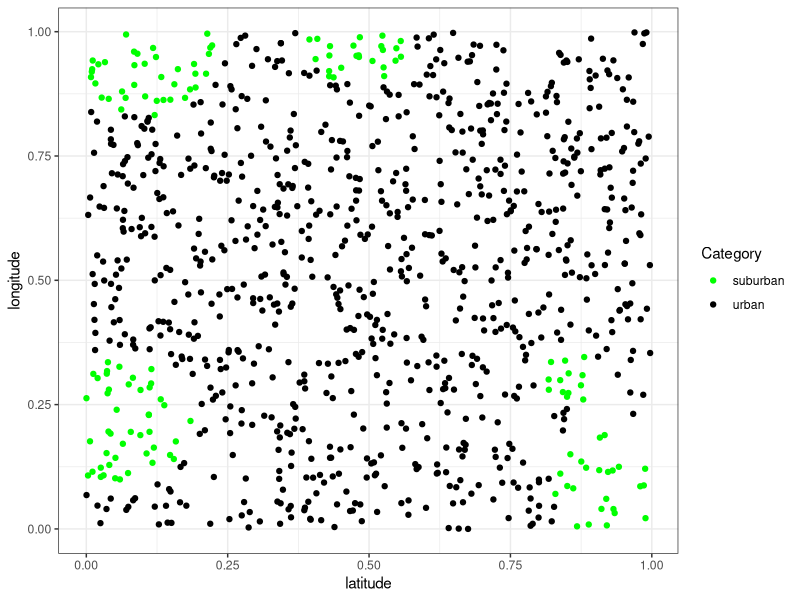

Write R code to recreate this figure.
genData = function(N, saveData=TRUE, savePlot=TRUE){
  #Generates random points in a map (e.g. location of houses for sale) and adds a label whether
  #the point is in an urban or in a suburban area. Location and size of suburban areas are also 
  #randomly generated.
  
  set.seed(78696)
  if (!require("ggplot2")) install.packages("ggplot2"); library(ggplot2)
  #Max value of latitude and longitude - defines size of the whole area
  latitude_max = 1
  longitude_max = 1
  #Number ofsuburban areas
  n = 5
  
  genAreas = function(latitude_max = 1, longitude_max = 1, center_size=0.4 , n = 5, ratio = 0.2) {
    #Generates the suburban areas' center and radius
    #input =  size of the whole area latitude, longitude, size of the center area, 
    #number of suburban areas, overall ratio of size of suburban area
    
    #center of the whole area
    center = c(latitude_max/2, longitude_max/2)
    #overall size of suburban area
    area = latitude_max * longitude_max *ratio
    #size and radius of suburbain areas
    areas = sort(runif(n,min=0, max=area))
    areas = sort(areas - c(0,areas[1:(n-1)]), decreasing=T)
    areas_r = (areas / pi)^(1/2)
    # location of suburban areas
    k=0
    #Initialize location matrix
    l = matrix(rep(NA,1*n),2,n)
    while (k<5) {
      l[1,k+1] = runif(1,min=0,max=latitude_max)
      l[2,k+1] = runif(1,min=0,max=longitude_max)
      #Check if suburban area center is outside the center of the city
      if ( (sum((l[,k+1] - center)^2))^(1/2) > center_size ) {
        #Check if suburban areas do not overlap each other
        distance = c()
        if (k!=0) {
          for (i in 1:k) {
            distance = c( distance , sum((l[,k+1] - l[,i])^2)^(1/2) )
          }
          if ( sum(distance > areas_r[1:k] + areas_r[k+1]) == k ) {
            k=k+1
          }
        }
        else{
          k=k+1
        }
      }
    }
    return(list(center_suburban = l, r_suburban = areas_r))
  }
  suburban_areas = genAreas()
  
  #Function to compute distace of some points from a center
  dist <- function(points,center) {
    apply(points , 1 , function(x) sum((x - center)^2)^(1/2) )
  }
  
  #Generating random location data (e.g.: location of houses for sale)
  sample_latitude = runif(N,min=0,max=latitude_max)
  sample_longitude = runif(N, min=0, max=longitude_max)
  data = as.data.frame(cbind(sample_latitude, sample_longitude))
  
  #Initialize catgory variable - False if house is in urban area, True if in suburban
  suburban = rep(FALSE, dim(data)[1])
  #Check if house is in suburban area
  for (i in 1:n) {
    suburban = suburban | dist(data,suburban_areas$center_suburban[,i]) < suburban_areas$r_suburban[i]
  }
  
  #Add category
  data=cbind(data,suburban)
  #Add category labels
  data$suburban_label = rep("urban",nrow(data))
  data$suburban_label[data$suburban==TRUE] = "suburban"
  
  #Save data
  if (saveData) {
    write.csv(data,file = "dataset.csv")
  }
  
  #Saving plot
  if (savePlot) {
    
    ggplot(data = data,
           aes(x = sample_latitude, y = sample_longitude, colour=suburban_label)) +
      geom_point() +
      xlab("latitude") +
      ylab("longitude")  + theme_bw() +
      scale_color_manual("Category", 
                         values = c("urban" = "black", "suburban" = "green"))
    ggsave("dataPlot.pdf")
  }
  return(data)
}

N = 1000
data = genData(N)
